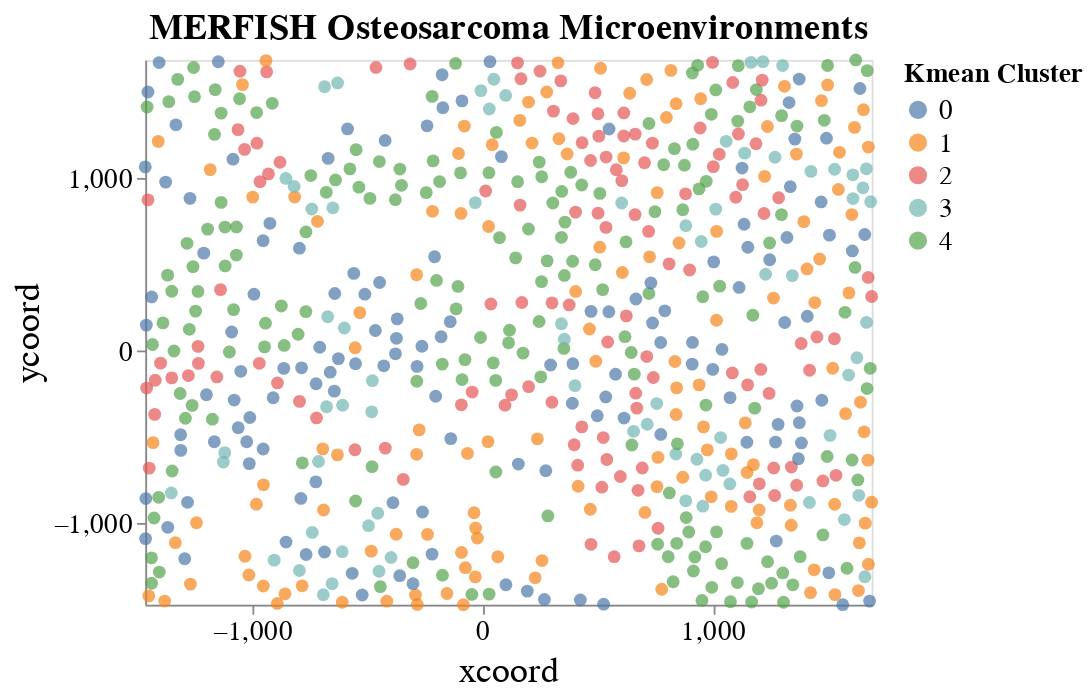

Write notebook code for a chart like this one.
### Code cell
# to show microenvironments, using simple clustering of expression representation

# kmeans
n_clusters = 5
kmeans = KMeans(n_clusters=n_clusters, random_state=0).fit(df_dge_pca)
km_cluster = kmeans.labels_

df_kmeans = df_locs.copy()
df_kmeans['Kmean Cluster'] = km_cluster

tit='MERFISH Osteosarcoma Microenvironments'

scale_tight = alt.Scale(nice=False)
axis_rmgrid = alt.Axis(grid=False, values=[-1000, 0, 1000])
header_size = alt.Header(labelFontSize=labelFontSizeb, labelFontWeight='bold')

pl = alt.Chart(df_kmeans, title=tit).mark_circle(size=pt_size).encode(x=alt.X('xcoord:Q', scale=scale_tight, axis=axis_rmgrid), 
                                                                 y=alt.Y('ycoord:Q', scale=scale_tight, axis=axis_rmgrid), 
                                                                 color='Kmean Cluster:N')
to_paper(pl)

### Figure 1 — Vega-Lite specification as saved in the notebook (floating-point values rounded to 4 significant figures; data arrays with more than 128 entries replaced by an {"elided": "..."} marker saying what was removed)
{"config": {"view": {"continuousWidth": 400, "continuousHeight": 300}, "axis": {"labelFontSize": 15, "titleFontSize": 20, "titleFontWeight": "normal"}, "legend": {"labelFontSize": 15, "titleFontSize": 15}, "title": {"fontSize": 20}}, "data": {"name": "data-ed0d791f737a00f5a95063f96b42ef39"}, "mark": {"type": "circle", "size": 50}, "encoding": {"color": {"type": "nominal", "field": "Kmean Cluster"}, "x": {"type": "quantitative", "axis": {"grid": false, "values": [-1000, 0, 1000]}, "field": "xcoord", "scale": {"nice": false}}, "y": {"type": "quantitative", "axis": {"grid": false, "values": [-1000, 0, 1000]}, "field": "ycoord", "scale": {"nice": false}}}, "title": "MERFISH Osteosarcoma Microenvironments", "$schema": "https://vega.github.io/schema/vega-lite/v4.8.1.json", "datasets": {"data-ed0d791f737a00f5a95063f96b42ef39": {"elided": "645 records"}}}
